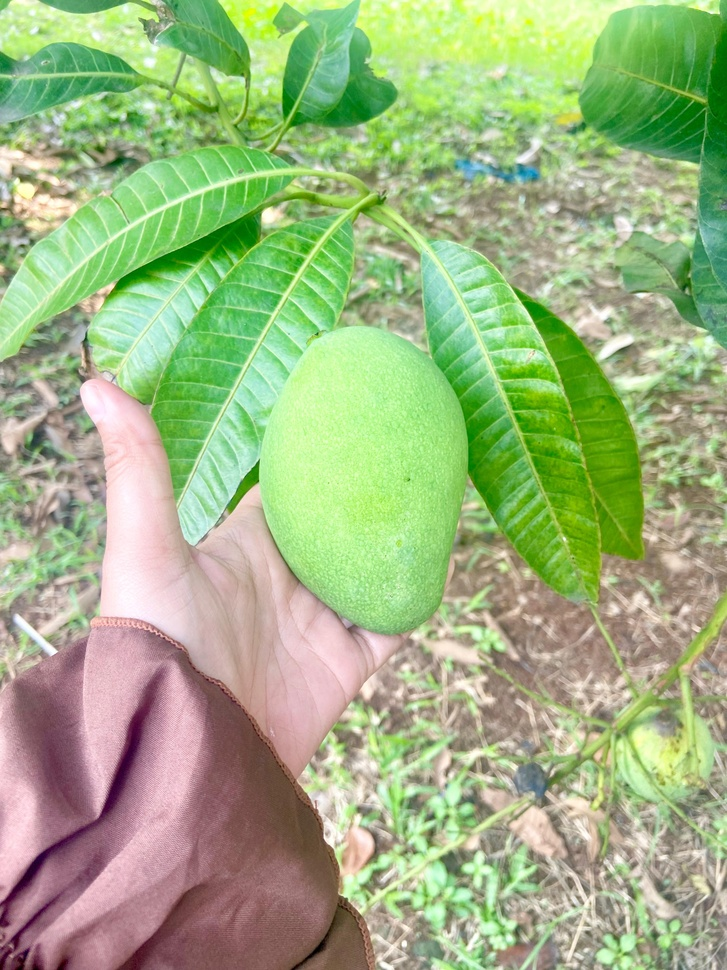
#> input picture daunmangga.jpeg, 727 x 970 px, shrunk from 3024 x 4032 before the run
$ jupyter execute uaspraktikumpcd.ipynb
#> lines starting #> are read from the running program, lines starting #| are printed output that depends on the picture; after the words box and inside, x2 and y2 are one past the last pixel; in counts of white or black regions, pixels touching at a corner belong together
[cell 1]
# import library
import cv2
import numpy as np
import matplotlib.pyplot as plt

[cell 2]
# Memuat dan menampilkan citra asli
image_path = 'daunmangga.jpeg'
original_image = cv2.imread(image_path)
#> original_image is the input picture: shape (970, 727, 3); mean B, G, R 130.1, 179.7, 158.7
original_image = cv2.cvtColor(original_image, cv2.COLOR_BGR2RGB)

[cell 3]
plt.figure(figsize=(10, 5))
plt.subplot(1, 2, 1)
plt.imshow(original_image)
plt.title('Citra Asli')
plt.axis('off')

[cell 4]
# Membuat mask untuk segmentasi mangga
# Konversi gambar ke ruang warna HSV
hsv_image = cv2.cvtColor(original_image, cv2.COLOR_RGB2HSV)
#> hsv_image: shape (970, 727, 3); mean H, S, V 58.5, 88.2, 189.9

[cell 5]
# Definisikan rentang warna untuk mask mangga
lower_green_mango = np.array([30, 50, 50])
upper_green_mango = np.array([80, 255, 255])

[cell 6]
# Membuat mask
mango_mask = cv2.inRange(hsv_image, lower_green_mango, upper_green_mango)
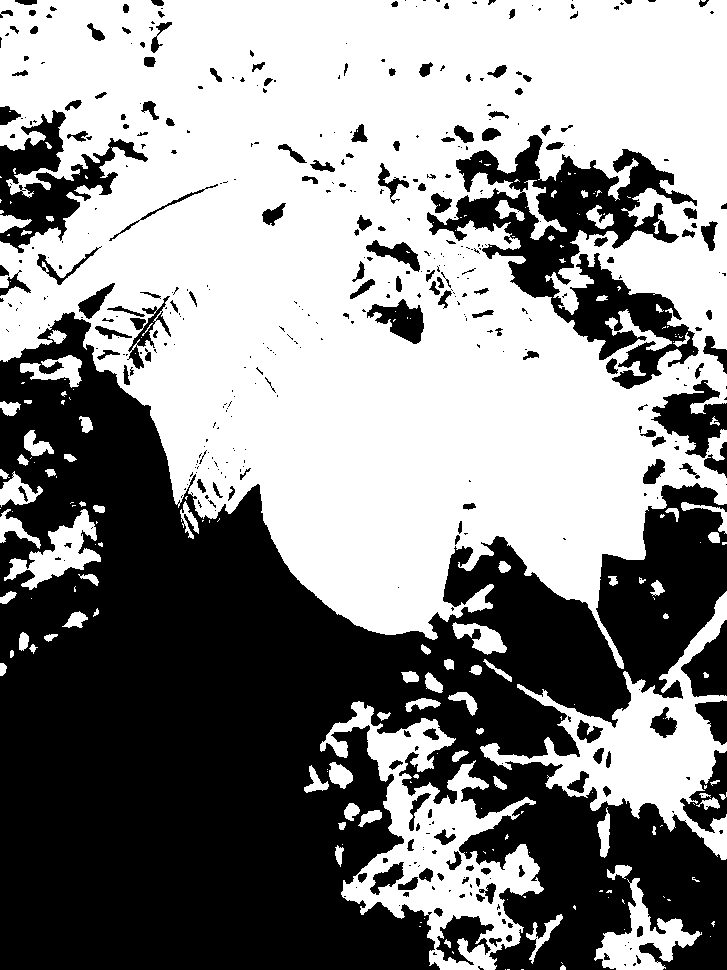
#> mango_mask: shape (970, 727); 54.3% white; 457 black regions (286 under 20 px), largest, box (x1, y1, x2, y2) and area: (0, 312, 727, 970) 264943, (427, 135, 699, 389) 22674, (0, 110, 148, 253) 7318

[cell 7]
plt.subplot(1, 2, 2)
plt.imshow(mango_mask, cmap='gray')
plt.title('Mask Mangga')
plt.axis('off')
plt.show()

[cell 8]
# Segmentasi mangga
mango_segment = cv2.bitwise_and(original_image, original_image, mask=mango_mask)
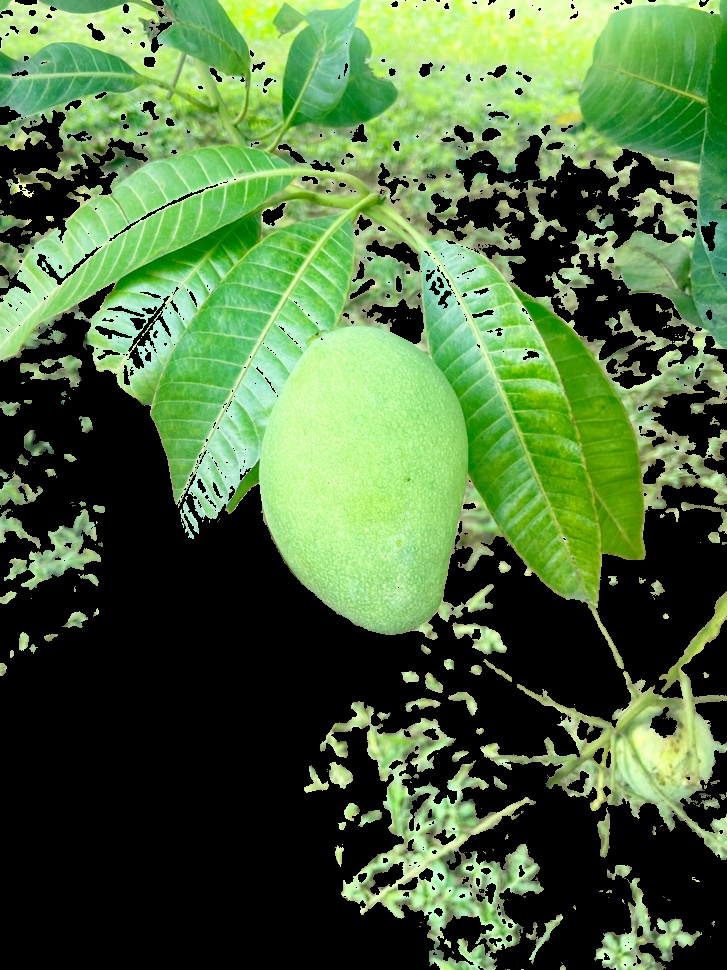
#> mango_segment: shape (970, 727, 3); mean R, G, B 77.1, 107, 61.7

[cell 9]
plt.figure(figsize=(5, 5))
plt.imshow(mango_segment)
plt.title('Segmentasi Mangga')
plt.axis('off')
plt.show()

[cell 10]
# Segmentasi daun
# Definisikan rentang warna untuk mask daun
lower_green_leaf = np.array([40, 40, 40])
upper_green_leaf = np.array([90, 255, 255])

[cell 11]
# Membuat mask
leaf_mask = cv2.inRange(hsv_image, lower_green_leaf, upper_green_leaf)
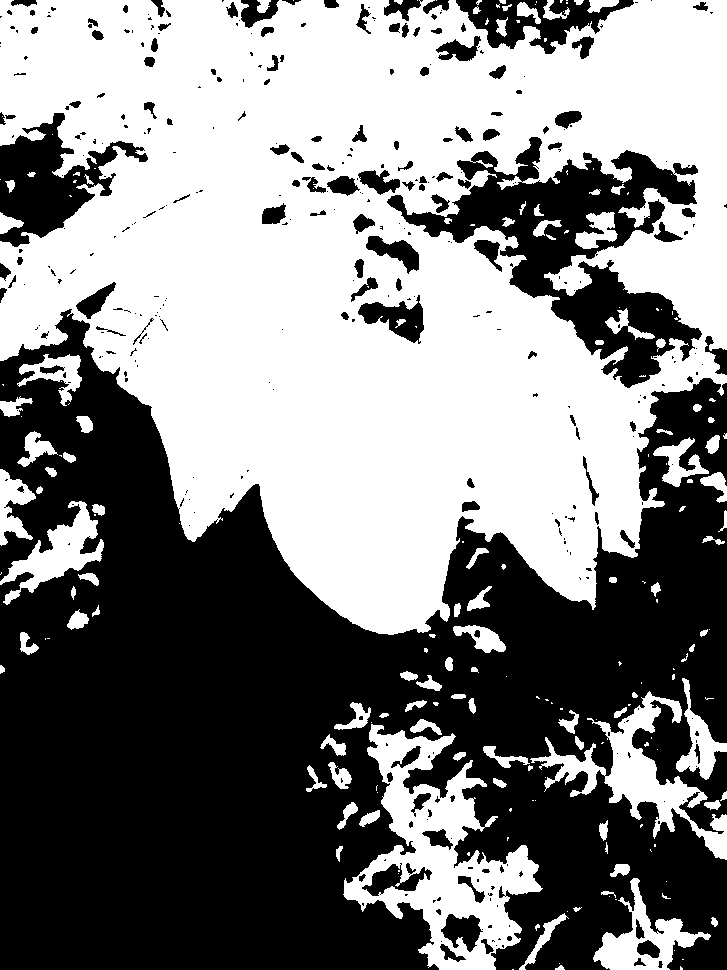
#> leaf_mask: shape (970, 727); 51% white; 368 black regions (235 under 20 px), largest, box (x1, y1, x2, y2) and area: (0, 309, 727, 970) 288126, (387, 137, 702, 388) 26001, (0, 113, 148, 247) 8223

[cell 12]
# Segmentasi daun
leaf_segment = cv2.bitwise_and(original_image, original_image, mask=leaf_mask)
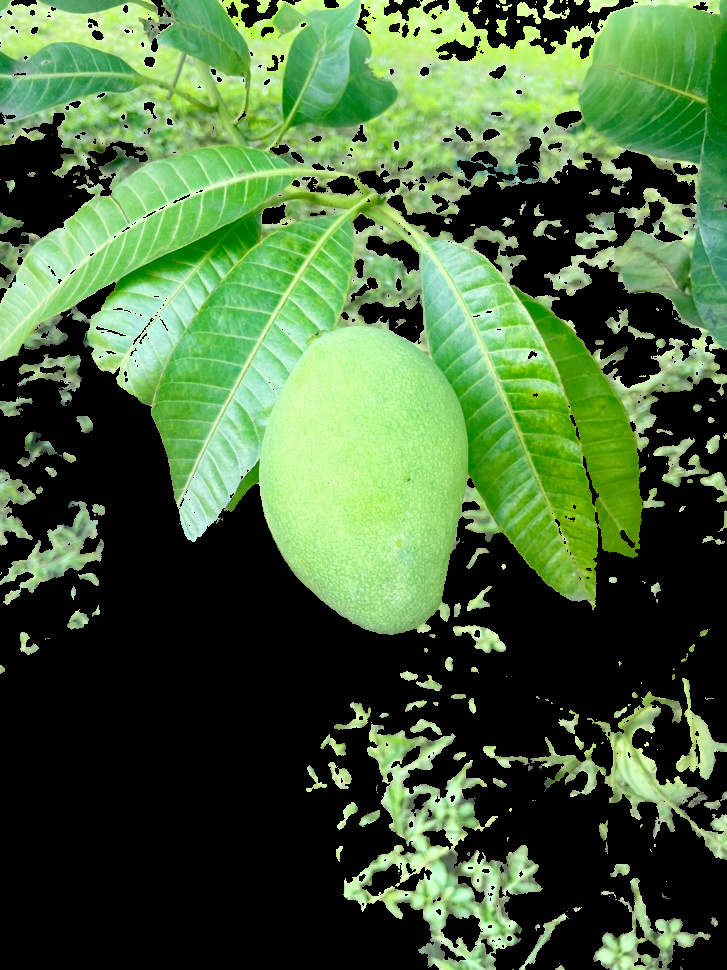
#> leaf_segment: shape (970, 727, 3); mean R, G, B 71.6, 101.4, 59.1

[cell 13]
plt.figure(figsize=(5, 5))
plt.imshow(leaf_segment)
plt.title('Segmentasi Daun')
plt.axis('off')
plt.show()

[cell 14]
plt.subplot(1, 2, 1)
plt.imshow(original_image)
plt.title('Citra Asli')
plt.axis('off')

plt.subplot(1, 2, 2)
plt.imshow(mango_mask, cmap='gray')
plt.title('Mask Mangga')
plt.axis('off')
plt.show()

plt.figure(figsize=(5, 5))
plt.imshow(mango_segment)
plt.title('Segmentasi Mangga')
plt.axis('off')
plt.show()

plt.figure(figsize=(4, 4))
plt.imshow(leaf_segment)
plt.title('Segmentasi Daun')
plt.axis('off')
plt.show()
